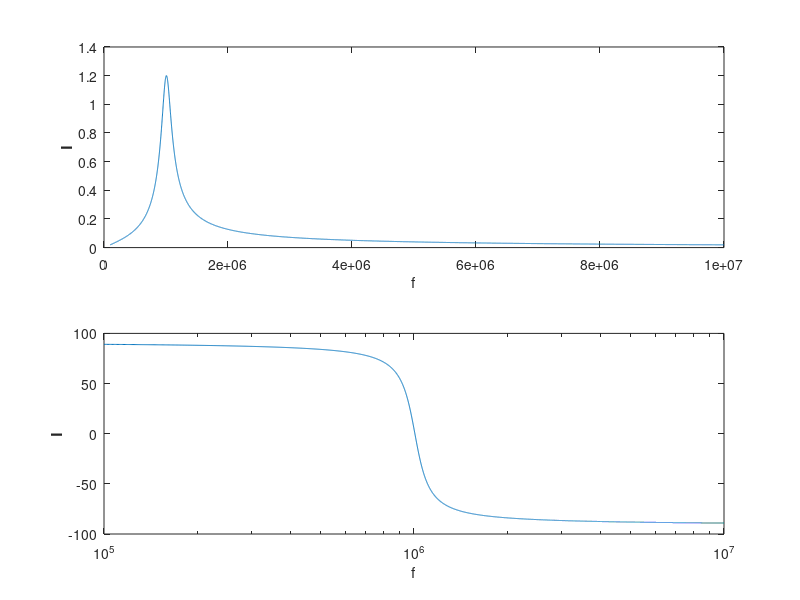

MATLAB code for this plot:
f=100*10^(3):10^(3):10*10^(6);
Current=120./(100+2*pi*0.1*10^(-3).*f*i-(i./(2*pi*0.25*10^(-9).*f)));
subplot(2,1,1);
plot(f,abs(Current))
xlabel('f');
ylabel('\bfI');
subplot(2,1,2);
theta=(180*angle(Current))/pi;
semilogx(f,theta);
xlabel('f');
ylabel('\bfI');